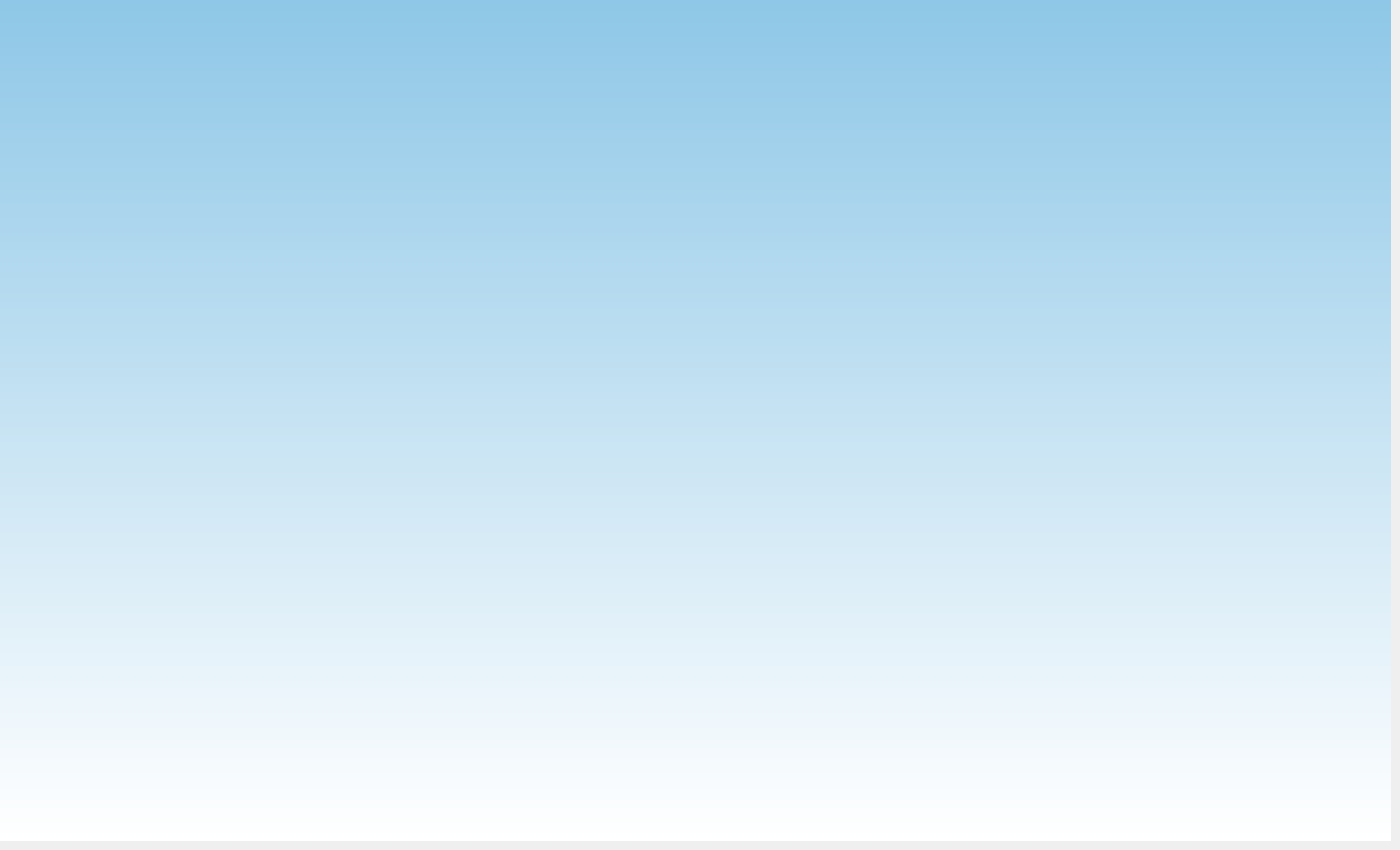
    <widget class="QWidget" name="pageHome">
     <property name="styleSheet">
      <string>QWidget#pageHome { background: qlineargradient(x1:0,y1:0,x2:0,y2:1, stop:0 #e6f4fb, stop:1 #d9eef9); }</string>
     </property>
     <widget class="QFrame" name="HomeBackground">
      <property name="geometry">
       <rect>
        <x>0</x>
        <y>0</y>
        <width>1392</width>
        <height>842</height>
       </rect>
      </property>
      <property name="minimumSize">
       <size>
        <width>1392</width>
        <height>842</height>
       </size>
      </property>
      <property name="maximumSize">
       <size>
        <width>1392</width>
        <height>842</height>
       </size>
      </property>
      <property name="styleSheet">
       <string>background: qlineargradient(x1:0,y1:0,x2:0,y2:1, stop:0 #8ec7e7, stop:1 #ffffff);</string>
      </property>
      <widget class="QFrame" name="logoRICLABFrame">
       <property name="geometry">
        <rect>
         <x>0</x>
         <y>0</y>
         <width>1390</width>
         <height>840</height>
        </rect>
       </property>
       <property name="styleSheet">
        <string notr="true">background:transparent; border:0px;</string>
       </property>
       <widget class="QLabel" name="logoRICLAB">
        <property name="geometry">
         <rect>
          <x>0</x>
          <y>0</y>
          <width>1391</width>
          <height>851</height>
         </rect>
        </property>
        <property name="font">
         <font>
          <family>Arial</family>
          <pointsize>46</pointsize>
          <weight>75</weight>
          <bold>true</bold>
         </font>
        </property>
        <property name="styleSheet">
         <string notr="true">background:transparent; color:#004b7a; border:0px;</string>
        </property>
        <property name="text">
         <string/>
        </property>
        <property name="pixmap">
         <pixmap>Logo.png</pixmap>
        </property>
        <property name="alignment">
         <set>Qt::AlignCenter</set>
        </property>
       </widget>
      </widget>
     </widget>
    </widget>
